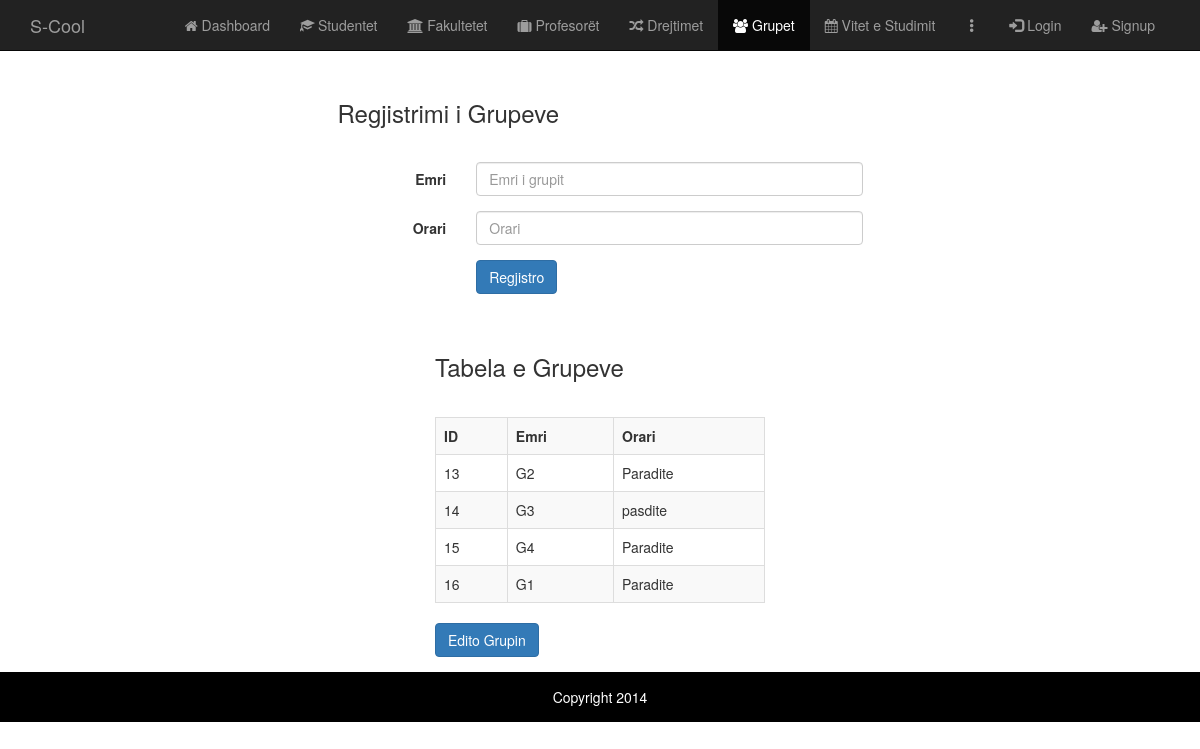
/WebContent/adminPage/grupet.php, run on the app's committed database.
### tables this page shows
CREATE TABLE `grupi` (
  `ID` int(11) NOT NULL,
  `Emri_g` varchar(20) NOT NULL,
  `Orari_Kohes` varchar(20) NOT NULL,
  `FK_Drejtimi` int(11) DEFAULT NULL,
  `FK_Profi` int(11) DEFAULT NULL,
  `FK_viti` int(11) DEFAULT NULL
);

### BL/Grupi.php (the view, shortened to what this page needs)
<?php
class Grupi {
    public function selectAll()
    {
        $sqlConnection = new SQLConnection();
        $con = $sqlConnection->connection();
        $sql = "SELECT * FROM Grupi";
        $result = mysqli_query($con, $sql);
        if(mysqli_num_rows($result) > 0)
        {
            while($row = mysqli_fetch_assoc($result))
            {
                echo "<tr onclick='indeksiReshtit(this)'><td>".$row['ID']."</td>"
                        . "<td>".$row['Emri_g']."</td>"
                        . "<td>".$row['Orari_Kohes']."</td></tr>";
            }
        }
    }
}

### data on the page
grupi: ID "13", Emri_g "G2", Orari_Kohes "Paradite"
grupi: ID "14", Emri_g "G3", Orari_Kohes "pasdite"
grupi: ID "15", Emri_g "G4", Orari_Kohes "Paradite"
grupi: ID "16", Emri_g "G1", Orari_Kohes "Paradite"
